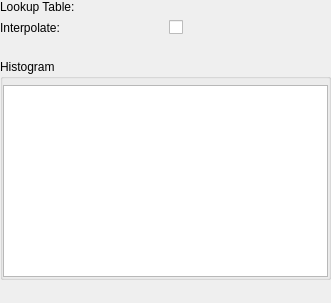
<?xml version="1.0" encoding="UTF-8"?>
<ui version="4.0">
 <class>qSlicerScalarVolumeDisplayWidget</class>
 <widget class="qSlicerWidget" name="qSlicerScalarVolumeDisplayWidget">
  <property name="geometry">
   <rect>
    <x>0</x>
    <y>0</y>
    <width>331</width>
    <height>303</height>
   </rect>
  </property>
  <property name="windowTitle">
   <string>Scalar Volume Display</string>
  </property>
  <layout class="QGridLayout" name="gridLayout" columnstretch="0,0">
   <property name="margin">
    <number>0</number>
   </property>
   <item row="0" column="1">
    <widget class="qMRMLColorTableComboBox" name="ColorTableComboBox">
     <property name="showChildNodeTypes">
      <bool>true</bool>
     </property>
     <property name="addEnabled">
      <bool>false</bool>
     </property>
     <property name="removeEnabled">
      <bool>false</bool>
     </property>
    </widget>
   </item>
   <item row="0" column="0">
    <widget class="QLabel" name="LookupTableLabel">
     <property name="text">
      <string>Lookup Table:</string>
     </property>
    </widget>
   </item>
   <item row="1" column="0">
    <widget class="QLabel" name="InterpolateLabel">
     <property name="text">
      <string>Interpolate:</string>
     </property>
    </widget>
   </item>
   <item row="5" column="0" colspan="2">
    <widget class="ctkCollapsibleGroupBox" name="CollapsibleGroupBox">
     <property name="title">
      <string>Histogram</string>
     </property>
     <property name="checked">
      <bool>false</bool>
     </property>
     <layout class="QGridLayout" name="gridLayout_2">
      <property name="leftMargin">
       <number>0</number>
      </property>
      <property name="topMargin">
       <number>6</number>
      </property>
      <property name="rightMargin">
       <number>0</number>
      </property>
      <property name="bottomMargin">
       <number>0</number>
      </property>
      <item row="0" column="0">
       <widget class="ctkTransferFunctionView" name="TransferFunctionView">
        <property name="sizePolicy">
         <sizepolicy hsizetype="Expanding" vsizetype="Fixed">
          <horstretch>0</horstretch>
          <verstretch>0</verstretch>
         </sizepolicy>
        </property>
        <property name="minimumSize">
         <size>
          <width>0</width>
          <height>100</height>
         </size>
        </property>
       </widget>
      </item>
     </layout>
    </widget>
   </item>
   <item row="1" column="1">
    <widget class="QCheckBox" name="InterpolateCheckbox">
     <property name="text">
      <string/>
     </property>
    </widget>
   </item>
   <item row="3" column="0" colspan="2">
    <widget class="qMRMLWindowLevelWidget" name="MRMLWindowLevelWidget"/>
   </item>
   <item row="4" column="0" colspan="2">
    <widget class="qMRMLVolumeThresholdWidget" name="MRMLVolumeThresholdWidget"/>
   </item>
   <item row="2" column="0" colspan="2">
    <widget class="QWidget" name="PresetsWidget" native="true">
     <property name="sizePolicy">
      <sizepolicy hsizetype="Expanding" vsizetype="Fixed">
       <horstretch>0</horstretch>
       <verstretch>0</verstretch>
      </sizepolicy>
     </property>
     <layout class="QHBoxLayout" name="horizontalLayout_2">
      <property name="spacing">
       <number>0</number>
      </property>
      <property name="margin">
       <number>0</number>
      </property>
     </layout>
    </widget>
   </item>
   <item row="6" column="0" colspan="2">
    <spacer name="verticalSpacer">
     <property name="orientation">
      <enum>Qt::Vertical</enum>
     </property>
     <property name="sizeHint" stdset="0">
      <size>
       <width>20</width>
       <height>0</height>
      </size>
     </property>
    </spacer>
   </item>
  </layout>
 </widget>
 <customwidgets>
  <customwidget>
   <class>qMRMLColorTableComboBox</class>
   <extends>qMRMLNodeComboBox</extends>
   <header>qMRMLColorTableComboBox.h</header>
  </customwidget>
  <customwidget>
   <class>qMRMLNodeComboBox</class>
   <extends>QWidget</extends>
   <header>qMRMLNodeComboBox.h</header>
  </customwidget>
  <customwidget>
   <class>qMRMLVolumeThresholdWidget</class>
   <extends>QWidget</extends>
   <header>qMRMLVolumeThresholdWidget.h</header>
  </customwidget>
  <customwidget>
   <class>qMRMLWindowLevelWidget</class>
   <extends>QWidget</extends>
   <header>qMRMLWindowLevelWidget.h</header>
  </customwidget>
  <customwidget>
   <class>qSlicerWidget</class>
   <extends>QWidget</extends>
   <header>qSlicerWidget.h</header>
   <container>1</container>
  </customwidget>
  <customwidget>
   <class>ctkCollapsibleGroupBox</class>
   <extends>QGroupBox</extends>
   <header>ctkCollapsibleGroupBox.h</header>
   <container>1</container>
  </customwidget>
  <customwidget>
   <class>ctkTransferFunctionView</class>
   <extends>QGraphicsView</extends>
   <header>ctkTransferFunctionView.h</header>
  </customwidget>
 </customwidgets>
 <resources>
  <include location="../qSlicerVolumesModule.qrc"/>
 </resources>
 <connections>
  <connection>
   <sender>qSlicerScalarVolumeDisplayWidget</sender>
   <signal>mrmlSceneChanged(vtkMRMLScene*)</signal>
   <receiver>ColorTableComboBox</receiver>
   <slot>setMRMLScene(vtkMRMLScene*)</slot>
   <hints>
    <hint type="sourcelabel">
     <x>299</x>
     <y>273</y>
    </hint>
    <hint type="destinationlabel">
     <x>271</x>
     <y>17</y>
    </hint>
   </hints>
  </connection>
 </connections>
</ui>
